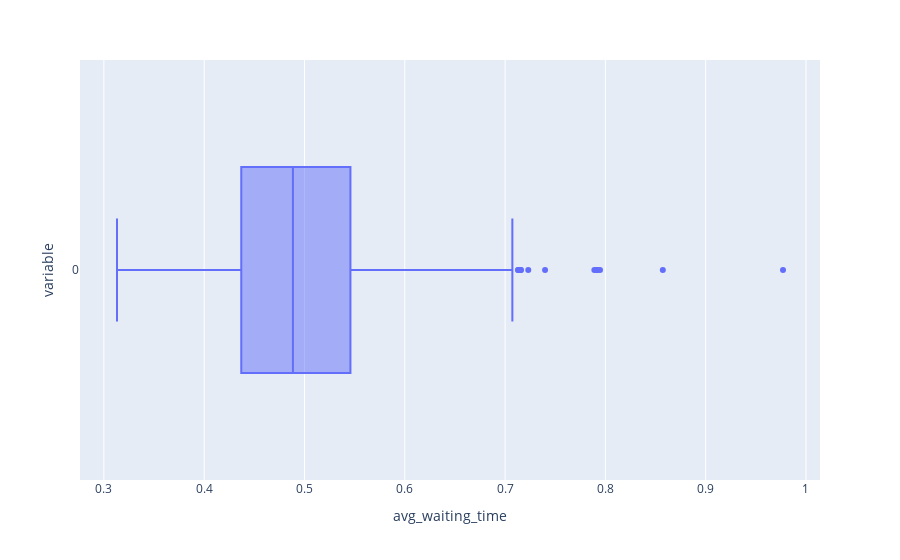

The notebook cell this image was saved under:
### Code cell
px.box(data, orientation='h', labels={"value": tipo})

### Figure 1 — Plotly figure (JSON) as saved in the notebook; plotly's stock layout.template omitted (floating-point values rounded to 4 significant figures; data arrays with more than 128 entries replaced by an {"elided": "..."} marker saying what was removed)
{"data": [{"alignmentgroup": "True", "hovertemplate": "avg_waiting_time=%{x}<br>variable=%{y}<extra></extra>", "legendgroup": "", "marker": {"color": "#636efa"}, "name": "", "notched": false, "offsetgroup": "", "orientation": "h", "showlegend": false, "type": "box", "x": {"elided": "1000 float values"}, "x0": " ", "xaxis": "x", "y": {"elided": "1000 str values"}, "y0": " ", "yaxis": "y"}], "layout": {"boxmode": "group", "legend": {"tracegroupgap": 0}, "margin": {"t": 60}, "xaxis": {"anchor": "y", "domain": [0, 1], "title": {"text": "avg_waiting_time"}}, "yaxis": {"anchor": "x", "domain": [0, 1], "title": {"text": "variable"}}}}
